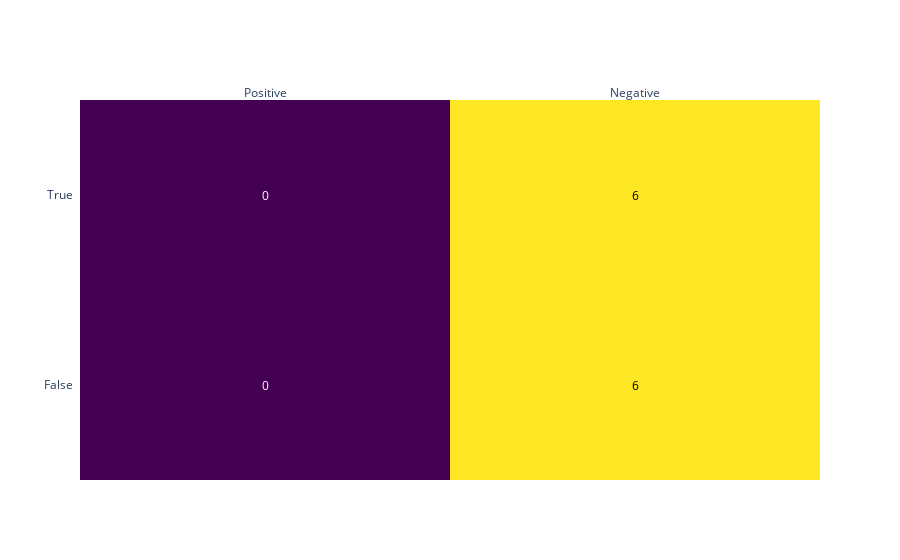

The code cell stored with this chart in its notebook:
### Code cell
import plotly.figure_factory as ff

thr = 0
pred_log = (percent_of_criminal >= threshold[thr])
con_max = confusion_matrix(criminal,pred_log,labels=[1, 0])

fig_3 = ff.create_annotated_heatmap(con_max,x=['Positive','Negative'], y=['False','True'])
fig_3.update_traces(dict(showscale=False, 
                    coloraxis=None, 
                    colorscale='Viridis'), selector={'type':'heatmap'})
fig.show()

### Figure 1 — Plotly figure (JSON) as saved in the notebook; plotly's stock layout.template omitted (floating-point values rounded to 4 significant figures)
{"data": [{"colorscale": [[0, "#440154"], [0.1111, "#482878"], [0.2222, "#3e4989"], [0.3333, "#31688e"], [0.4444, "#26828e"], [0.5556, "#1f9e89"], [0.6667, "#35b779"], [0.7778, "#6ece58"], [0.8889, "#b5de2b"], [1, "#fde725"]], "reversescale": false, "showscale": false, "type": "heatmap", "x": ["Positive", "Negative"], "y": ["False", "True"], "z": [[0, 6], [0, 6]]}], "layout": {"annotations": [{"font": {"color": "#FFFFFF"}, "showarrow": false, "text": "0", "x": "Positive", "xref": "x", "y": "False", "yref": "y"}, {"font": {"color": "#000000"}, "showarrow": false, "text": "6", "x": "Negative", "xref": "x", "y": "False", "yref": "y"}, {"font": {"color": "#FFFFFF"}, "showarrow": false, "text": "0", "x": "Positive", "xref": "x", "y": "True", "yref": "y"}, {"font": {"color": "#000000"}, "showarrow": false, "text": "6", "x": "Negative", "xref": "x", "y": "True", "yref": "y"}], "xaxis": {"dtick": 1, "gridcolor": "rgb(0, 0, 0)", "side": "top", "ticks": ""}, "yaxis": {"dtick": 1, "ticks": "", "ticksuffix": "  "}}}
